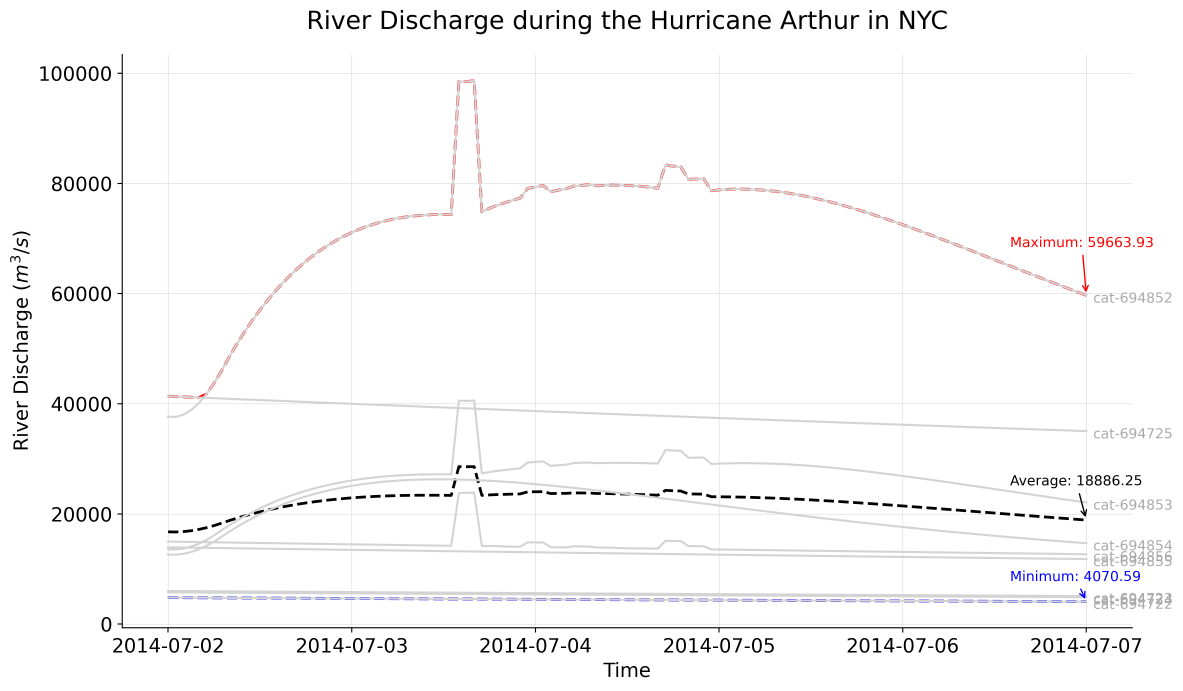
#> input picture figures/Hurricane Arthur_discharge.png, 4731 x 2764 px (shown at 1/4 size)
$ python combine_all_figures.py
#> lines starting #> are read from the running program, lines starting #| are printed output that depends on the picture
# Description: Combine all storm event figures into one figure
# Author: Javed Ali (javed.ali@ucf.edu)
# Date: July 19, 2023

# Import libraries
import matplotlib.pyplot as plt
from PIL import Image

# List of image paths
images = [
    "figures/Hurricane Arthur_discharge.png",
    "figures/Hurricane Dorian_discharge.png",
    "figures/Hurricane Hanna_discharge.png",
    "figures/Hurricane Irene_discharge.png",
    "figures/Hurricane Sandy_discharge.png",
    "figures/Tropical Storm Barry_discharge.png",
    "figures/Tropical Storm Jose_discharge.png",
    "figures/Tropical Storm Ogla_discharge.png",
    "figures/Tropical Storm Philippe_discharge.png",
]

# Open images and resize if needed
imgs = [Image.open(i) for i in images]
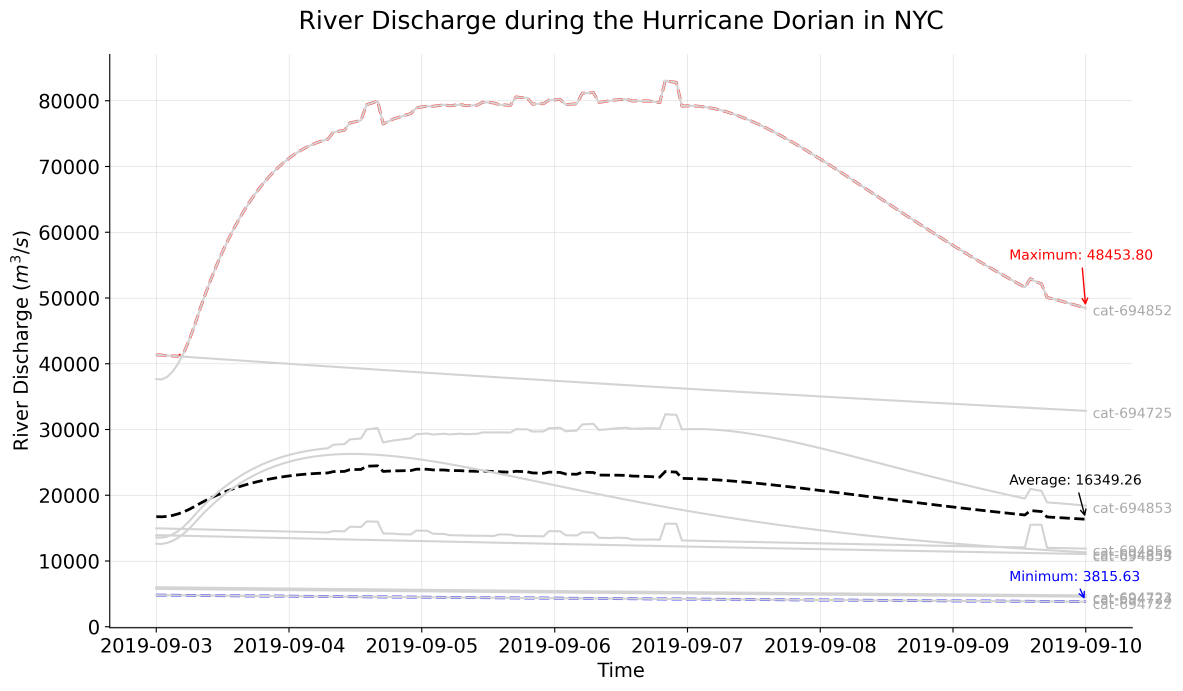
#> input picture figures/Hurricane Dorian_discharge.png, 4729 x 2764 px (shown at 1/4 size)
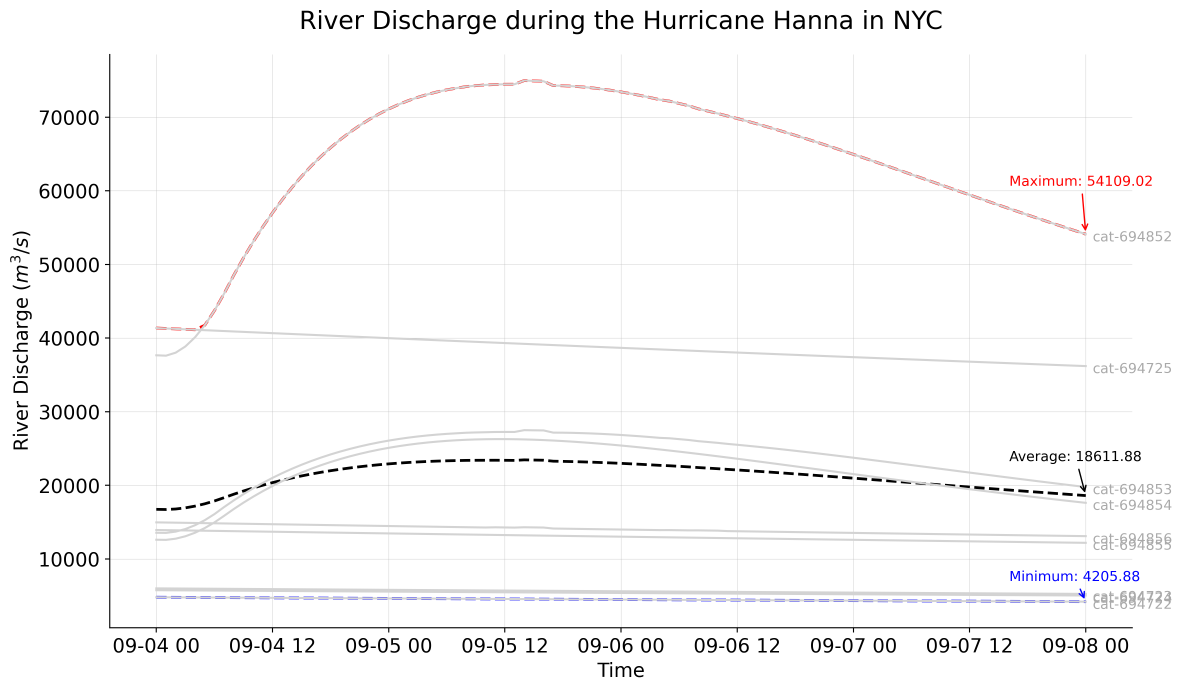
#> input picture figures/Hurricane Hanna_discharge.png, 4729 x 2764 px (shown at 1/4 size)
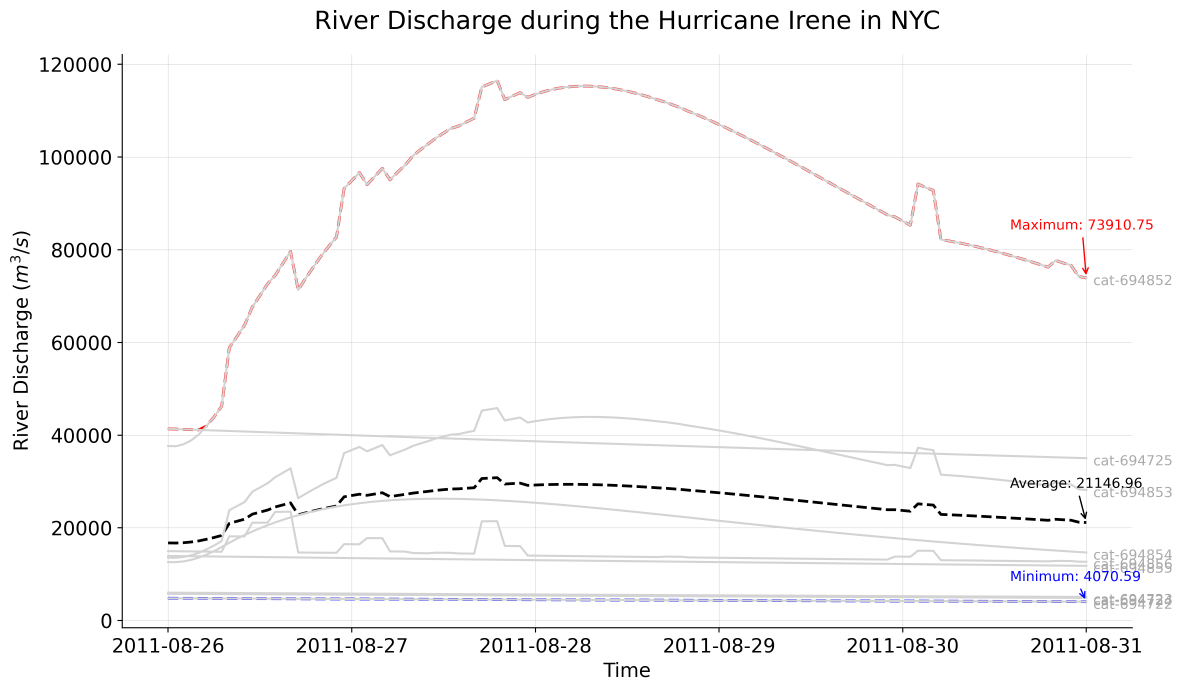
#> input picture figures/Hurricane Irene_discharge.png, 4731 x 2764 px (shown at 1/4 size)
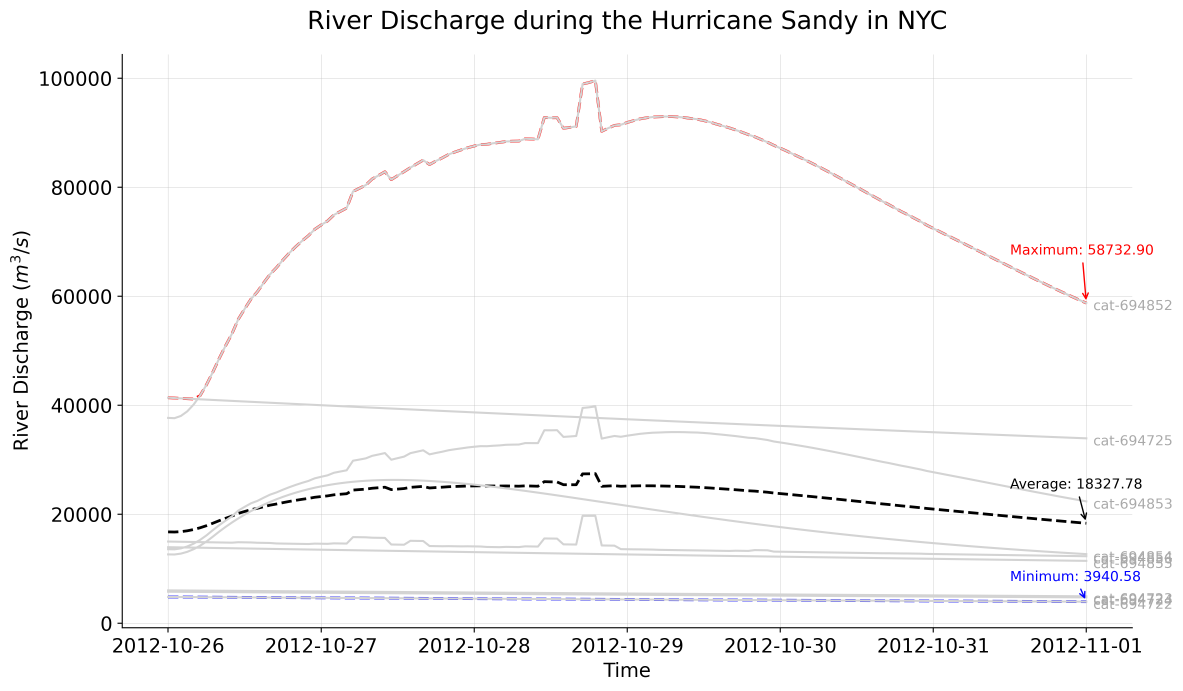
#> input picture figures/Hurricane Sandy_discharge.png, 4731 x 2764 px (shown at 1/4 size)
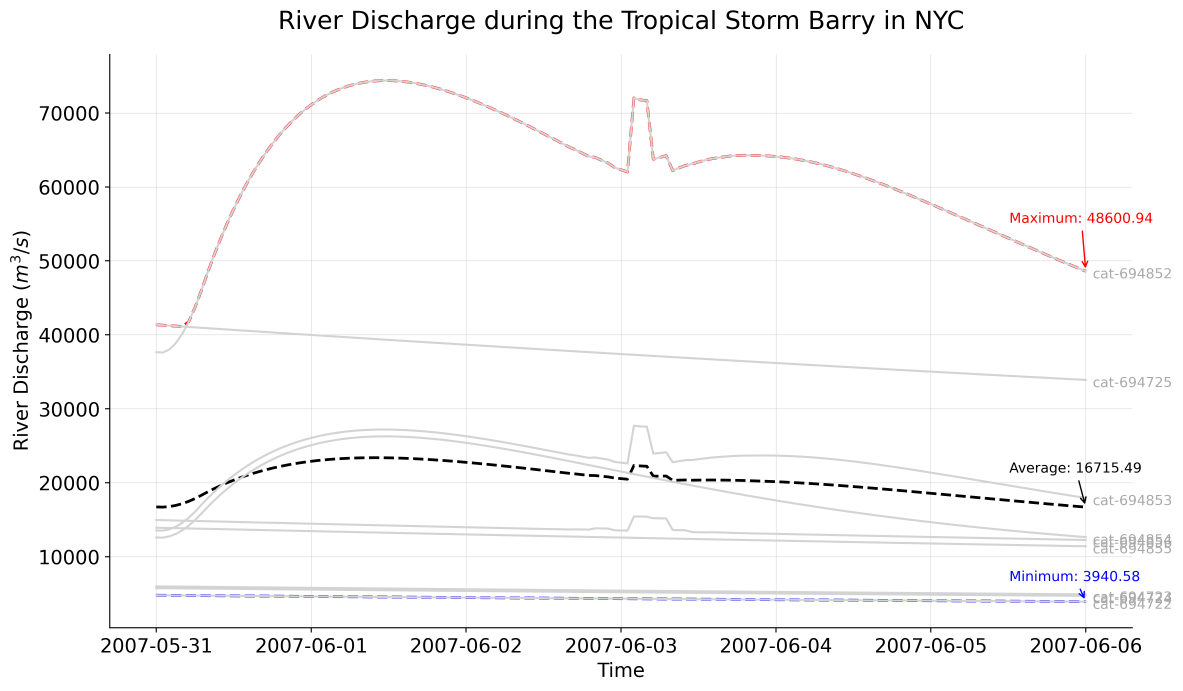
#> input picture figures/Tropical Storm Barry_discharge.png, 4729 x 2764 px (shown at 1/4 size)
#> (the run stopped early here; a loop or call above may not have finished)
